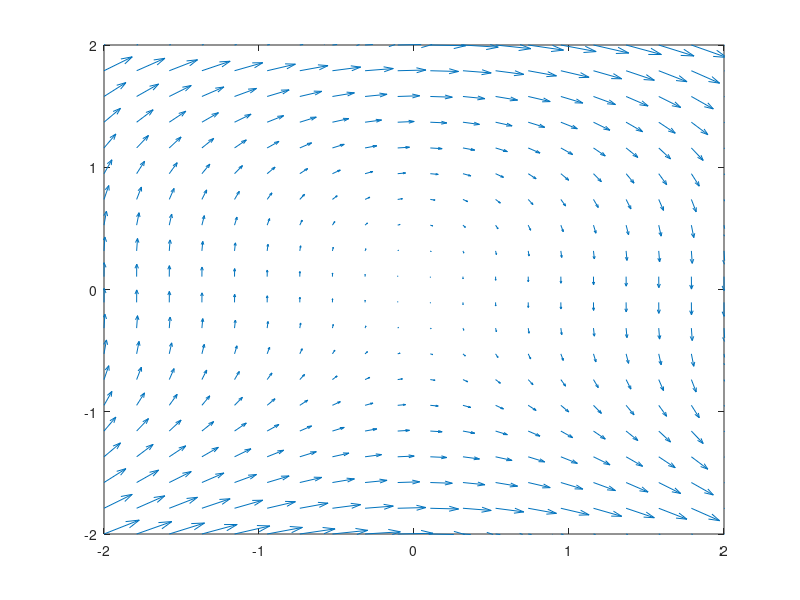

Write MATLAB code to recreate this figure.
# Using MATLAB, carefully plot a vector field defined by A = y^2 u_x - x u_y in
# the region -2 < x < +2, -2 < y < +2. The length of the vectors in the field
# should be proportional to the field at that point. Find the magnitude of this
# vector at the point (3,2).

range = linspace(-2,2,20);
[XX, YY] = meshgrid(range,range);
Ax = YY.^2;
Ay = -XX;
quiver(XX,YY,Ax,Ay);
axis([-2 2 -2 2]);
[2.^2; -3]
